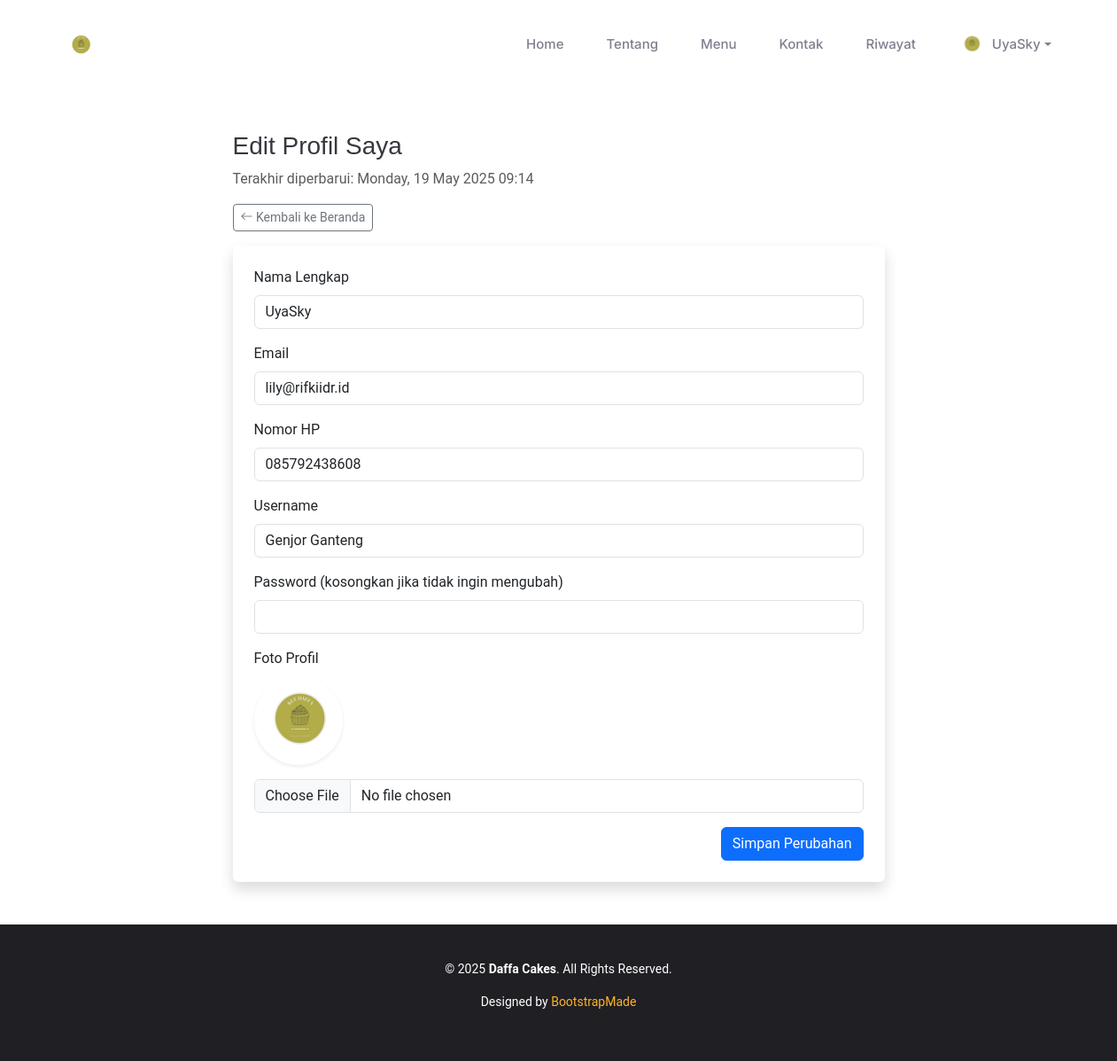
/views/pelanggan/edit_profil.php (signed in), run on the app's committed database.
### tables this page shows
CREATE TABLE `pelanggan` (
  `pelanggan_id` int(11) NOT NULL,
  `nama_lengkap` varchar(100) DEFAULT NULL,
  `email` varchar(100) DEFAULT NULL,
  `password` varchar(255) DEFAULT NULL,
  `alamat` text DEFAULT NULL,
  `no_hp` varchar(20) DEFAULT NULL,
  `created_at` timestamp NOT NULL DEFAULT current_timestamp(),
  `updated_at` datetime DEFAULT NULL,
  `username` varchar(50) DEFAULT NULL,
  `foto` varchar(100) DEFAULT 'default.png'
);

### views/pelanggan/edit_profil.php (the view, shortened to what this page needs)
<?php
require_once '../../config/koneksi.php';
include '../halamanweb/templates/header.php';
?>
<main class="main">
  <section class="section py-5">
    <div class="container">
      <div class="row justify-content-center">
        <div class="col-md-8">
          <h3 class="mb-2">Edit Profil Saya</h3>
          <?php if (!empty($pelanggan['updated_at'])): ?>
            <p class="text-muted">Terakhir diperbarui:
              <?= strftime('%A, %d %B %Y %H:%M', strtotime($pelanggan['updated_at'])) ?>
            </p>
          <?php endif; ?>
          <a href="<?= BASE_URL ?>views/halamanweb/index.php" class="btn btn-sm btn-outline-secondary mb-3">
            <i class="bi bi-arrow-left"></i> Kembali ke Beranda
          </a>
          <form method="POST" action="proses_edit_profil.php" enctype="multipart/form-data" class="bg-white p-4 shadow rounded">
            <div class="mb-3">
              <label class="form-label">Nama Lengkap</label>
              <input type="text" name="nama_lengkap" class="form-control" value="<?= htmlspecialchars($pelanggan['nama_lengkap']) ?>" required>
            </div>
            <div class="mb-3">
              <label class="form-label">Email</label>
              <input type="email" name="email" class="form-control" value="<?= htmlspecialchars($pelanggan['email']) ?>" required>
            </div>
            <div class="mb-3">
              <label class="form-label">Nomor HP</label>
              <input type="text" name="no_hp" class="form-control" value="<?= htmlspecialchars($pelanggan['no_hp']) ?>">
            </div>
            <div class="mb-3">
              <label class="form-label">Username</label>
              <input type="text" name="username" class="form-control" value="<?= htmlspecialchars($pelanggan['username']) ?>">
            </div>
            <div class="mb-3">
              <label class="form-label">Password (kosongkan jika tidak ingin mengubah)</label>
              <input type="password" name="password" class="form-control">
            </div>
            <div class="mb-3">
              <label class="form-label">Foto Profil</label><br>
              <img src="<?= $fotoPath ?>?v=<?= time() ?>" width="100" class="mb-2 rounded-circle shadow-sm">
              <input type="file" name="foto" accept="image/*" class="form-control mt-2">
            </div>
            <div class="text-end">
              <button type="submit" class="btn btn-primary">Simpan Perubahan</button>
            </div>
          </form>
        </div>
      </div>
    </div>
  </section>
</main>
<?php include '../halamanweb/templates/footer.php'; ?>

### views/halamanweb/templates/header.php (shortened to what this page needs)
<?php
require_once __DIR__ . '/../../../config/koneksi.php';
$pelanggan = null;
if (isset($_SESSION['pelanggan_id'])) {
  $id = $_SESSION['pelanggan_id'];
  $result = mysqli_query($conn, "SELECT * FROM pelanggan WHERE pelanggan_id = $id");
  $pelanggan = mysqli_fetch_assoc($result);
}
$currentPage = basename($_SERVER['PHP_SELF']);
$isIndex = $currentPage === 'index.php';
?>
<!DOCTYPE html>
<html lang="id">
<head>
  <link href="<?= ASSET_WEB ?>vendor/bootstrap/css/bootstrap.min.css" rel="stylesheet">
  <link href="<?= ASSET_WEB ?>vendor/bootstrap-icons/bootstrap-icons.css" rel="stylesheet">
  <link href="<?= ASSET_WEB ?>vendor/aos/aos.css" rel="stylesheet">
  <link href="<?= ASSET_WEB ?>vendor/glightbox/css/glightbox.min.css" rel="stylesheet">
  <link href="<?= ASSET_WEB ?>vendor/swiper/swiper-bundle.min.css" rel="stylesheet">
  <link href="<?= ASSET_WEB ?>css/main.css" rel="stylesheet">
</head>
<body class="index-page">
<header id="header" class="header d-flex align-items-center sticky-top">
  <div class="container position-relative d-flex align-items-center justify-content-between">
    <a href="<?= BASE_URL ?>views/halamanweb/index.php" class="logo d-flex align-items-center me-auto me-xl-0">
      <h1 class="sitename"><img src="<?= ASSET_WEB ?>img/daffa_logo.png" alt="Daffa Cakes" style="height: 40px;"></h1>
    </a>
    <nav id="navmenu" class="navmenu">
      <ul class="d-flex align-items-center gap-3">
        <li><a href="<?= $isIndex ? '#hero' : BASE_URL . 'views/halamanweb/index.php#hero' ?>">Home</a></li>
        <li><a href="<?= $isIndex ? '#about' : BASE_URL . 'views/halamanweb/index.php#about' ?>">Tentang</a></li>
        <li><a href="<?= $isIndex ? '#menu' : BASE_URL . 'views/halamanweb/index.php#menu' ?>">Menu</a></li>
        <li><a href="<?= $isIndex ? '#contact' : BASE_URL . 'views/halamanweb/index.php#contact' ?>">Kontak</a></li>
        <?php if ($pelanggan): ?>
          <li><a href="<?= BASE_URL ?>views/pelanggan/riwayat_pelanggan.php">Riwayat</a></li>
          <?php
            $foto = $pelanggan['foto'] ?? '';
            $fotoPath = file_exists(__DIR__ . '/../assets/img/profile/' . $foto)
              ? BASE_URL . 'views/halamanweb/assets/img/profile/' . $foto
              : BASE_URL . 'views/halamanweb/assets/img/profile/default.png';
          ?>
          <li class="dropdown">
            <a href="#" class="dropdown-toggle d-flex align-items-center" data-bs-toggle="dropdown">
              <img src="<?= $fotoPath ?>?v=<?= time() ?>" class="rounded-circle me-2" width="30" height="30" alt="Profil">
              <?= htmlspecialchars($pelanggan['nama_lengkap']) ?>
            </a>
          </li>
        <?php else: ?>
          <li><a href="<?= BASE_URL ?>views/pelanggan/login.php">Login</a></li>
        <?php endif; ?>
      </ul>
    </nav>
  </div>
</header>

### views/halamanweb/assets/css/main.css (style rules this page uses)
:root { --default-font: "Roboto", system-ui, -apple-system, "Segoe UI", Roboto, "Helvetica Neue", Arial, "Noto Sans", "Liberation Sans", sans-serif, "Apple Color Emoji", "Segoe UI Emoji", "Segoe UI Symbol", "Noto Color Emoji"; --heading-font: "Amatic SC", sans-serif; --nav-font: "Inter", sans-serif; }
:root { --background-color: #ffffff; --default-color: #212529; --heading-color: #37373f; --accent-color: #FFB22C; --surface-color: #ffffff; --contrast-color: #ffffff; }
:root { --nav-color: #7f7f90; --nav-hover-color: #FFB22C; --nav-mobile-background-color: #ffffff; --nav-dropdown-background-color: #ffffff; --nav-dropdown-color: #7f7f90; --nav-dropdown-hover-color: #FFB22C; }
:root { scroll-behavior: smooth; }
body { color: var(--default-color); background-color: var(--background-color); font-family: var(--default-font); }
a { color: var(--accent-color); text-decoration: none; transition: 0.3s; }
h1, h2, h3, h4, h5, h6 { color: var(--heading-color); font-family: var(--heading-font); }
.header { color: var(--default-color); background-color: var(--background-color); padding: 20px 0; transition: all 0.5s; z-index: 997; }
.header .logo { line-height: 1; }
.header .logo img { max-height: 36px; margin-right: 8px; }
.header .logo h1 { font-size: 30px; margin: 0; font-weight: 700; color: var(--heading-color); font-family: var(--default-font); }
@media (min-width: 1200px) { .navmenu { padding: 0; } }
@media (min-width: 1200px) { .navmenu ul { margin: 0; padding: 0; display: flex; list-style: none; align-items: center; } }
@media (min-width: 1200px) { .navmenu li { position: relative; } }
@media (min-width: 1200px) { .navmenu>ul>li { white-space: nowrap; padding: 15px 14px; } }
@media (min-width: 1200px) { .navmenu>ul>li:last-child { padding-right: 0; } }
@media (min-width: 1200px) { .navmenu a, .navmenu a:focus { color: var(--nav-color); font-size: 15px; padding: 0 2px; font-family: var(--nav-font); font-weight: 500; display: flex; align-items: center; justify-content: space-between; white-space: nowrap; transition: 0.3s; position: relative; } }
@media (min-width: 1200px) { .navmenu>ul>li>a:before { content: ""; position: absolute; height: 2px; bottom: -6px; left: 0; background-color: var(--nav-hover-color); visibility: hidden; width: 0px; transition: all 0.3s ease-in-out 0s; } }
section, .section { color: var(--default-color); background-color: var(--background-color); padding: 60px 0; scroll-margin-top: 92px; overflow: clip; }
html, body { height: 100%; display: flex; flex-direction: column; }
main.main { flex: 1; }

### data on the page
pelanggan: foto (picture), nama_lengkap "UyaSky", updated_at "Monday, 19 May 2025 09:14", email "lily@rifkiidr.id", no_hp "085792438608", username "Genjor Ganteng"
